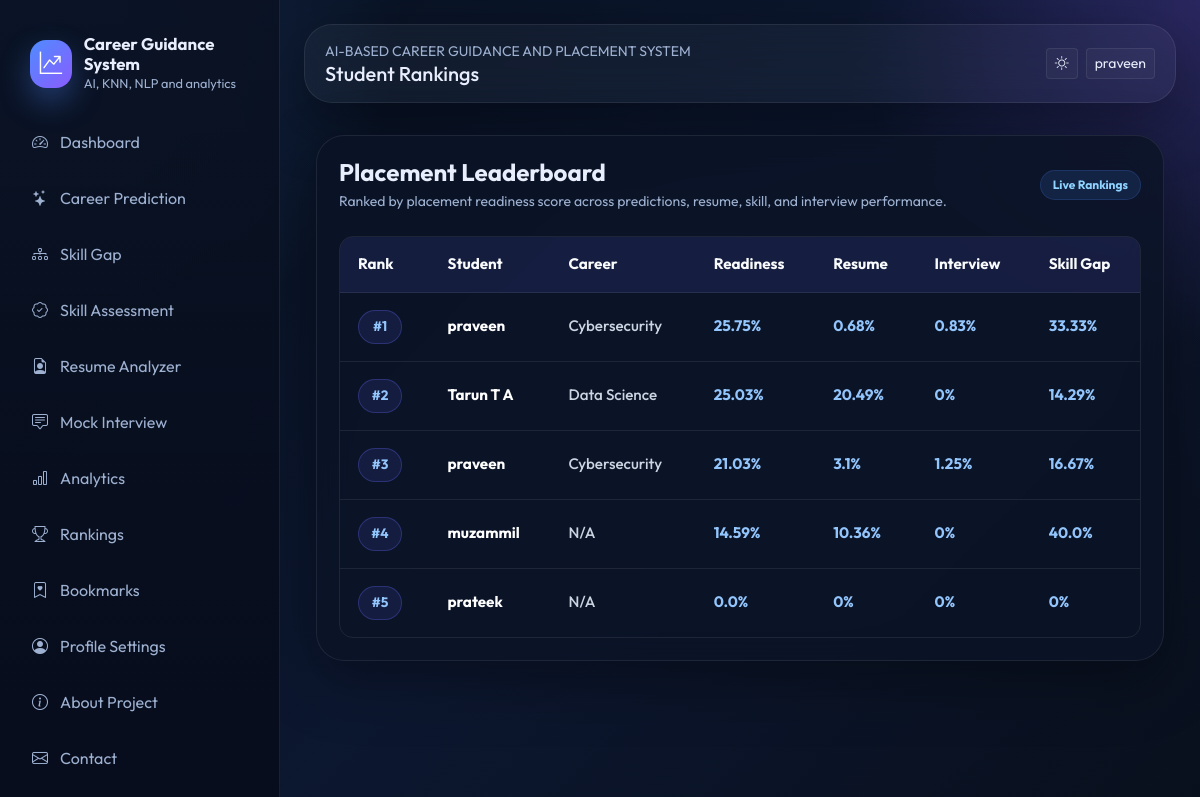
The app's page /rankings (signed in), older data.
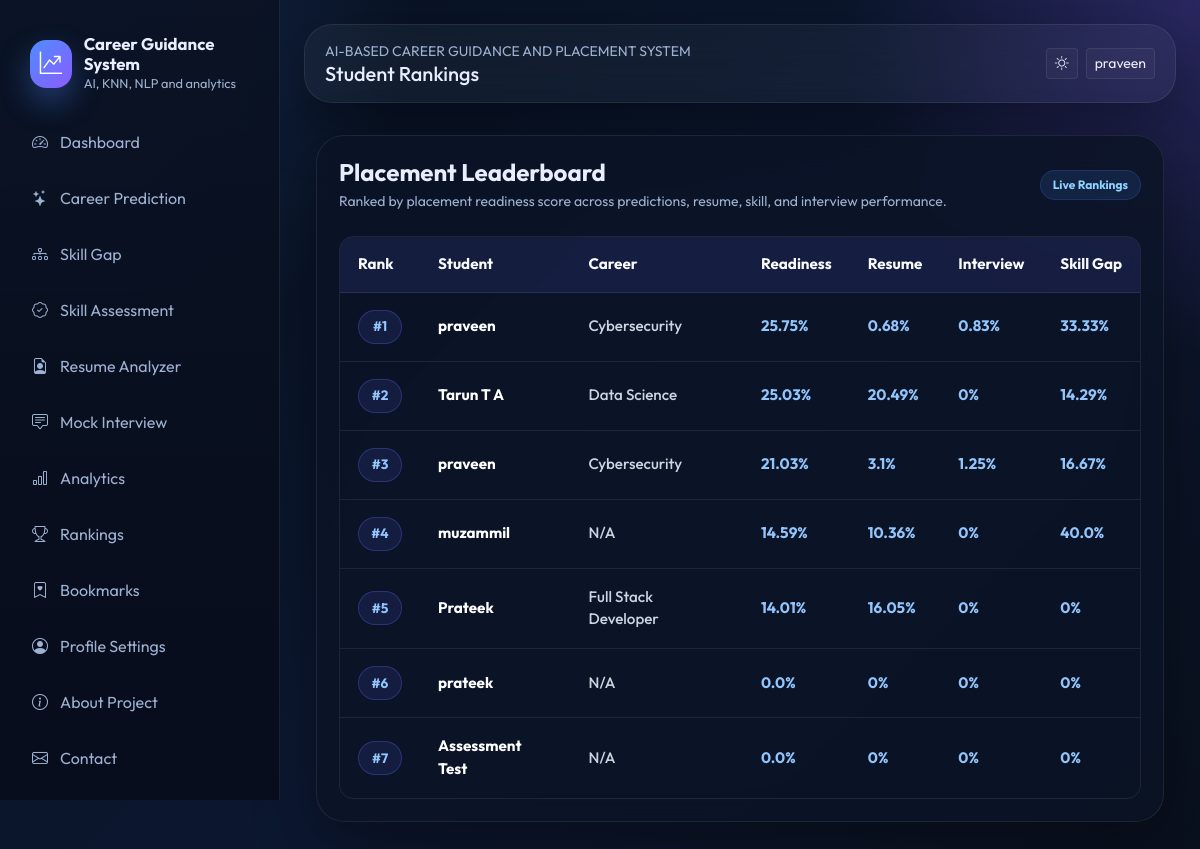
The same page, newer data.
### models/db_models.py (models this page shows, shortened)
class TimestampMixin:
    created_at = db.Column(db.DateTime, default=datetime.utcnow, nullable=False)
    updated_at = db.Column(db.DateTime, default=datetime.utcnow, onupdate=datetime.utcnow, nullable=False)

class User(UserMixin, TimestampMixin, db.Model):
    __tablename__ = "users"
    id = db.Column(db.Integer, primary_key=True)
    full_name = db.Column(db.String(120), nullable=False)
    email = db.Column(db.String(150), unique=True, nullable=False, index=True)
    password_hash = db.Column(db.String(255), nullable=False)
    role = db.Column(db.String(20), default="student", nullable=False)
    college = db.Column(db.String(150))
    course = db.Column(db.String(120))
    year = db.Column(db.String(20))
    bio = db.Column(db.Text)
    photo = db.Column(db.String(255), default="default-avatar.svg")
    skills_json = db.Column(db.Text)
    is_active = db.Column(db.Boolean, default=True, nullable=False)
    last_login = db.Column(db.DateTime)
    career_predictions = db.relationship("CareerPrediction", backref="user", lazy=True, cascade="all, delete-orphan")
    resumes = db.relationship("Resume", backref="user", lazy=True, cascade="all, delete-orphan")
    interviews = db.relationship("InterviewResult", backref="user", lazy=True, cascade="all, delete-orphan")
    gaps = db.relationship("SkillGapAnalysis", backref="user", lazy=True, cascade="all, delete-orphan")
    bookmarks = db.relationship("CareerBookmark", backref="user", lazy=True, cascade="all, delete-orphan")

class CareerPrediction(TimestampMixin, db.Model):
    __tablename__ = "career_predictions"
    id = db.Column(db.Integer, primary_key=True)
    user_id = db.Column(db.Integer, db.ForeignKey("users.id"), nullable=False)
    input_skills_json = db.Column(db.Text, nullable=False)
    recommended_domain = db.Column(db.String(120), nullable=False)
    top_matches_json = db.Column(db.Text, nullable=False)
    confidence = db.Column(db.Float, default=0)

class Resume(TimestampMixin, db.Model):
    __tablename__ = "resumes"
    id = db.Column(db.Integer, primary_key=True)
    user_id = db.Column(db.Integer, db.ForeignKey("users.id"), nullable=False)
    filename = db.Column(db.String(255), nullable=False)
    file_type = db.Column(db.String(20), nullable=False)
    extracted_text = db.Column(db.Text)
    ats_score = db.Column(db.Float, default=0)
    keyword_matches_json = db.Column(db.Text)
    missing_keywords_json = db.Column(db.Text)
    summary_json = db.Column(db.Text)

### routes/student.py (the view)
@student_bp.route("/rankings")
@login_required
def rankings():
    rankings = build_user_rankings()
    return render_template("student/rankings.html", rankings=rankings)

### app.py (called while the page is built)
@login_manager.user_loader
def load_user(user_id):
    return User.query.get(int(user_id))

### utils/ml_utils.py (called while the page is built)
def placement_readiness_score(prediction_score: float, skill_score: float, resume_score: float, interview_score: float) -> float:
    return round((prediction_score * 0.25) + (skill_score * 0.3) + (resume_score * 0.25) + (interview_score * 0.2), 2)

### templates/student/rankings.html (shortened to what this page needs)
{% extends "base.html" %}
{% block page_title %}Student Rankings{% endblock %}
{% block content %}
<div class="container py-4">
  <div class="glass-card rankings-card">
    <div class="d-flex justify-content-between align-items-center mb-4">
      <div>
        <h4 class="fw-bold mb-1">Placement Leaderboard</h4>
        <div class="text-muted small">
          Ranked by placement readiness score across predictions,
          resume, skill, and interview performance.
        </div>
      </div>
      <span class="badge badge-soft">
        Live Rankings
      </span>
    </div>
    <div class="table-responsive rankings-table-wrapper">
      <table class="table align-middle rankings-table">
        <thead>
          <tr>
            <th>Rank</th>
            <th>Student</th>
            <th>Career</th>
            <th>Readiness</th>
            <th>Resume</th>
            <th>Interview</th>
            <th>Skill Gap</th>
          </tr>
        </thead>
        <tbody>
          {% for item in rankings %}
          <tr>
            <td>
              <span class="rank-badge">
                #{{ item.rank }}
              </span>
            </td>
            <td class="student-name">
              {{ item.user.full_name }}
            </td>
            <td class="career-name">
              {{ item.career }}
            </td>
            <td class="score">
              {{ item.readiness }}%
            </td>
            <td class="score">
              {{ item.resume_score }}%
            </td>
            <td class="score">
              {{ item.interview_score }}%
            </td>
            <td class="score">
              {{ item.skill_score }}%
            </td>
          </tr>
          {% else %}
          <tr>
            <td colspan="7" class="no-ranking-data">
              No ranking data yet.
            </td>
          </tr>
          {% endfor %}
        </tbody>
      </table>
    </div>
  </div>
</div>
{% endblock %}

Row changes from the older to the newer data that the page shows:
added User: user.full_name "Prateek"
added CareerPrediction: career "Full Stack Developer"
added Resume: resume_score "16.05"
added User: user.full_name "Assessment Test"
Text that changed along with them:
new list line: "# 5 14.01 % % 0 % 0 %"
new list line: "# 6 N/A 0.0 % 0 % 0 % 0 %"
new list line: "prateek"
new list line: "# 7 N/A 0.0 % 0 % 0 % 0 %"
list line gone: "# 5 N/A 0.0 % 0 % 0 % 0 %"
list line gone: "prateek"
